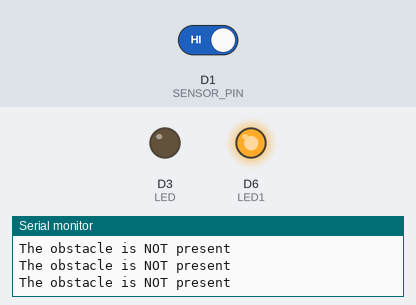
A sketch run on a simulated ESP8266 (NodeMCU). Parts: output pins drawn as LEDs (lit = HIGH), the last lines printed to the serial monitor. The test bench sets the inputs (shaded band); at power-on: D1 (SENSOR_PIN) HIGH.

Above: at 2.8 s.
2.9 s: D1 (SENSOR_PIN) driven LOW
At 4.2 s:
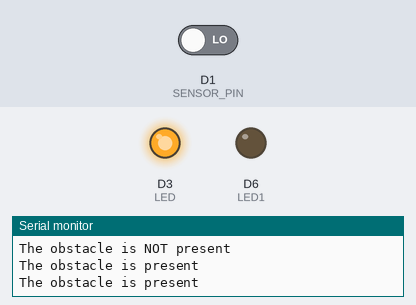
4.5 s: D1 (SENSOR_PIN) driven HIGH
At 5.9 s:
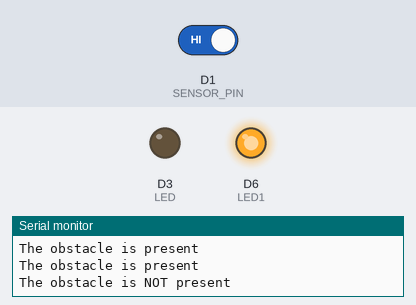
Timing chart, 0 to 7.5 s (numbered marks = the images above; inputs shaded):
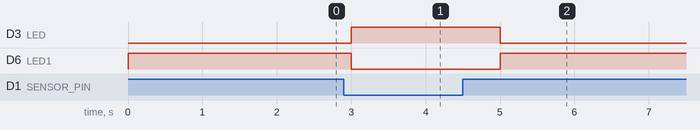

The sketch:

IR_sensor_2LED.ino
```cpp
const int SENSOR_PIN =D1;
const int LED = D3;
const int LED1 = D6;
void setup() {
  // initialize serial communication at 9600 bits per second:
  Serial.begin(9600);
  // initialize the Arduino's pin as aninput
  pinMode(SENSOR_PIN, INPUT);
  pinMode(LED,OUTPUT);
  pinMode(LED1,OUTPUT);
}
void loop() {
  // read the state of the the input pin:
  int state = digitalRead(SENSOR_PIN);
  if(state==LOW)
  {
    Serial.println("The obstacle is present");

    digitalWrite(LED,HIGH);
    digitalWrite(LED1,LOW);

    }
    else
    {
    Serial.println("The obstacle is NOT present");

      digitalWrite(LED,LOW);
      digitalWrite(LED1,HIGH);
    }
  delay(1000);
}
```

Measured:
- after the input at 2.9 s, D3 (LED): LOW → HIGH after 0.10 s; D6 (LED1): HIGH → LOW after 0.10 s
- after the input at 4.5 s, D3 (LED): HIGH → LOW after 0.50 s; D6 (LED1): LOW → HIGH after 0.50 s
